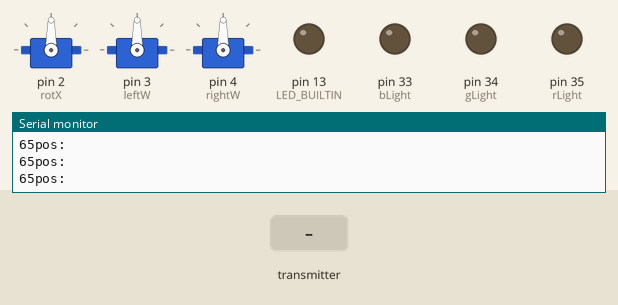
Simulated run of this sketch. Board: Arduino Mega 2560, built with avr-gcc and run on an emulated ATmega2560. Shown: 3 × servo, output pins drawn as LEDs (lit = HIGH), the last lines printed to the serial monitor. The test bench sets the inputs (shaded band). No radio packets arrive unless stated.

Above: at 1.2 s.
1.3 s: the transmitter starts sending onOff = 0
At 2.5 s:
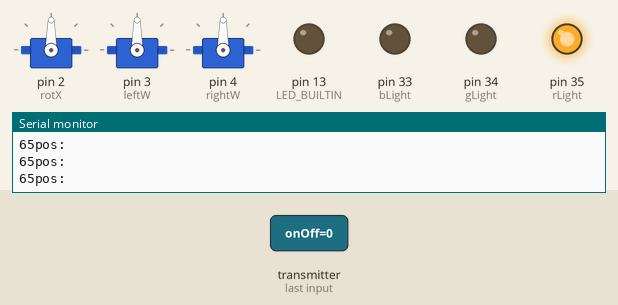
2.8 s: the transmitter starts sending onOff = 1
At 3.5 s:
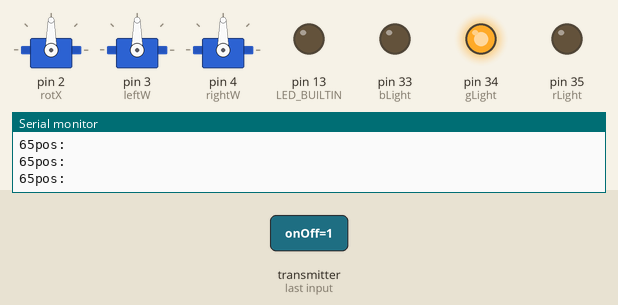
4.3 s: the transmitter starts sending movePan = 64
At 4.9 s:
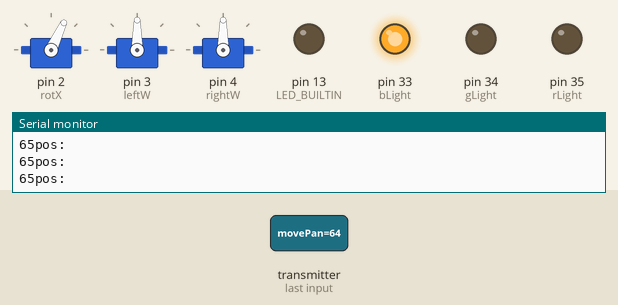
5.8 s: the transmitter starts sending left = 64
At 6.6 s:
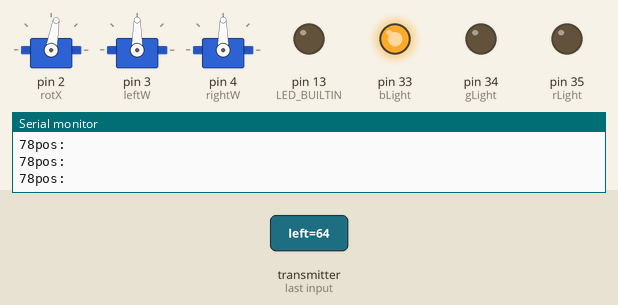
8.8 s: the transmitter starts sending movePan = 0
At 9.5 s:
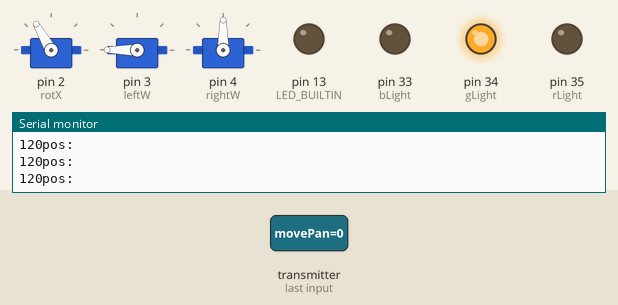
10.3 s: the transmitter starts sending forwardUp = 64
At 10.6 s:
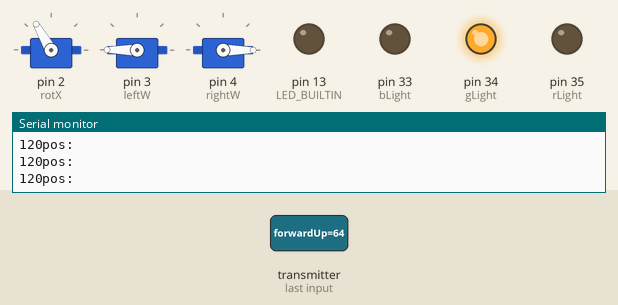
Timing chart, 0 to 12.8 s (numbered marks = the images above; inputs shaded):
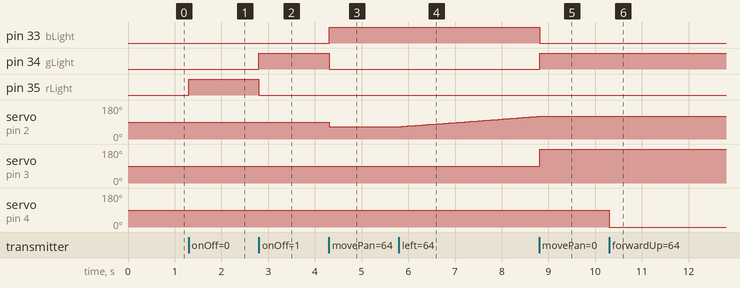

Measured:
- after the input at 1.3 s, pin 35 (rLight): LOW → HIGH at once
- after the input at 2.8 s, pin 34 (gLight): LOW → HIGH at once; pin 35 (rLight): HIGH → LOW at once
- after the input at 4.3 s, pin 33 (bLight): LOW → HIGH at once; pin 34 (gLight): HIGH → LOW at once; servo on pin 2 (rotX): 90° → 65° at once
- after the input at 5.8 s, servo on pin 2 (rotX): moves from 65° to 120° over 2.9 s, starting at once
- after the input at 8.8 s, pin 33 (bLight): HIGH → LOW at once; pin 34 (gLight): LOW → HIGH at once; servo on pin 2 (rotX): stays 120° (without the input it goes to 121° after 0.01 s); servo on pin 3 (leftW): 90° → 180° at once
- after the input at 10.3 s, servo on pin 4 (rightW): 90° → 0° at once

The sketch:

workingRobotOneWay.ino
```cpp
/*

*/
#include <RF24.h>
#include <RF24_config.h>
#include <nRF24L01.h>
#include <printf.h>
#include <SPI.h>
#include <Servo.h>

#define bLight 33
#define gLight 34
#define rLight 35
#define trig 40
#define echo 42


struct controlData {
  byte onOff;
  byte movePan;
  byte forwardUp;
  byte backDown;
  byte left;
  byte right;
};

RF24 radio(7, 8); // CE, CSN

//const byte addresses[][6] = {"00001", "00002"};
const byte address[6] = "00001";
controlData state;

Servo leftW;
Servo rightW;
Servo rotX;
//Servo rotY;

long delayTime = 25;
long prevTime = 0;
long prevTrigTime =0;
long pos = 65;
int distance =0;

void setup() {
  //Built In LED
  pinMode(LED_BUILTIN, OUTPUT);
  pinMode(rLight, OUTPUT);
  pinMode(bLight, OUTPUT);
  pinMode(gLight, OUTPUT);

  pinMode(trig, OUTPUT);
  pinMode(echo, INPUT);

  Serial.begin(9600);

  resetData();

  //Radio COMM
  radio.begin();
  //radio.openWritingPipe(addresses[0]); // 00002
  //radio.openReadingPipe(1, addresses[1]); // 00001
  radio.openReadingPipe(0, address);
  radio.setPALevel(RF24_PA_MIN);
  radio.startListening();

  rotX.attach(2);
  leftW.attach(3);
  rightW.attach(4);

}

void loop() {
  //digitalWrite(trig, LOW);
    if(pos == 130)
      pos--;
    if(pos == 0)
      pos++;
    //Reveive Data
    if (radio.available()) {
      radio.read(&state, sizeof(controlData));

      if(state.onOff){
        if(state.movePan){
          //Blue: Panoramic Movement
        color(0,0, 255);
        if(state.left){
            if((pos<130) && (pos>0)){
              pos = pos + 1;
            }
            rotX.write(pos);
         }
         else if(state.right){
            if((pos<130) && (pos>0)){
              pos = pos - 1;
            }
            rotX.write(pos);
         }
         else{
           rotX.write(pos);

         }

        }
        else{
          //Green: Wheel Movement
          color(0,255,0);

          if(state.forwardUp){
            leftW.attach(3);
            rightW.attach(4);
            leftW.write(180);
            rightW.write(0);
          }
          else if(state.backDown){
            leftW.attach(3);
            rightW.attach(4);
            leftW.write(0);
            rightW.write(180);
          }
          else if(state.left){
            leftW.attach(3);
            leftW.write(180);
          }
          else if(state.right){
            rightW.attach(4);
            rightW.write(0);
          }
          else{
            leftW.detach();
            rightW.detach();
          }
        }
      }
      else{
        color(255, 0, 0);
        state.movePan = 0;
        state.forwardUp = 0;
        state.backDown = 0;
        state.left = 0;
        state.right = 0;
        leftW.detach();
        rightW.detach();
      }


      //Serial.println("pos: ");
      //Serial.print(pos);
      /*Serial.print("\t");
      Serial.print("m/p: ");
      Serial.print(state.movePan);
      Serial.print("\t");
      Serial.print("fore: ");
      Serial.print(state.forwardUp);
      Serial.print("\t");
      Serial.print("back: ");
      Serial.print(state.backDown);
      Serial.print("\t");
      Serial.print("left: ");
      Serial.print(state.left);
      Serial.print("\t");
      Serial.print("right: ");
      Serial.print(state.right);
      Serial.print("\t"); */
    }
    else{
     Serial.println("pos: ");
      Serial.print(pos);
      //color(0, 0, 0);
        state.movePan = 0;
        state.forwardUp = 0;
        state.backDown = 0;
        state.left = 0;
        state.right = 0;

        leftW.detach();
        rightW.detach();

    }

    //Send Data


  /*if((micros() - prevTrigTime) > 10){
    prevTrigTime =micros();
    distance = calcDistance();
    Serial.print(distance);
    //radio.write(&distance, sizeof(distance));
  }*/
  //delay(100);
}
////////////////////////////////
int calcDistance(){

    long duration;
    digitalWrite(trig, HIGH);
    digitalWrite(trig, LOW);
    duration = pulseIn(echo, HIGH);
    return duration*0.034/2;

}

////////////////////////////////
void resetData()
{
  state.onOff = 0;
  state.movePan = 0;
  state.forwardUp = 0;
  state.backDown = 0;
  state.left = 0;
  state.right = 0;
}
////////////////////////////////
void color (unsigned char red, unsigned char green, unsigned char blue) // the color generating function
{
  analogWrite(rLight, red);
  analogWrite(bLight, blue);
  analogWrite(gLight, green);
}
```

timeoutFunctions.ino
```cpp
////////////////////////////////////////
void timeout(unsigned long del){
  unsigned long waitTime = 0;
  unsigned long take = millis();
  do{
    waitTime = millis() - take ;
  }while(waitTime < del);
  //Serial.println("Delay");

}
////////////////////////////////////////
void microtimeout(unsigned long del){
  unsigned long waitTime = 0;
  unsigned long take = micros();
  do{
    waitTime = micros() - take ;
  }while(waitTime < del);
  Serial.println("Delay");

}

////////////////////////////////
```
